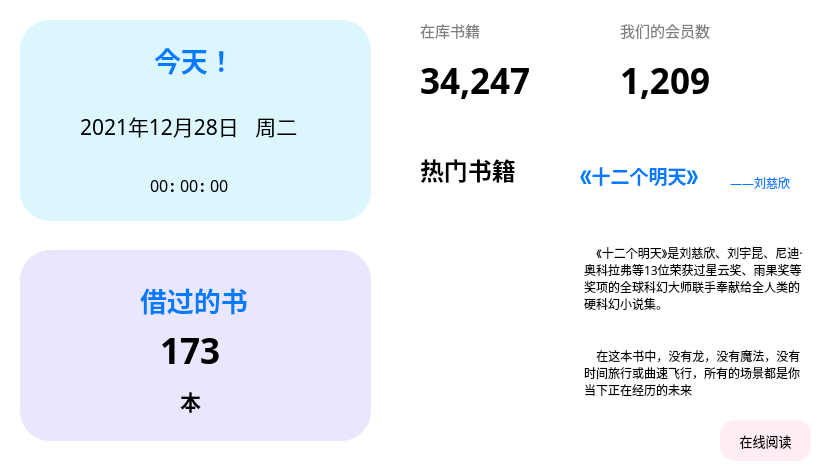
<?xml version="1.0" encoding="UTF-8"?>
<ui version="4.0">
 <class>MainPageWidget</class>
 <widget class="QWidget" name="MainPageWidget">
  <property name="geometry">
   <rect>
    <x>0</x>
    <y>0</y>
    <width>820</width>
    <height>470</height>
   </rect>
  </property>
  <property name="windowTitle">
   <string>Form</string>
  </property>
  <property name="styleSheet">
   <string notr="true">background-color: rgb(255, 255, 255);</string>
  </property>
  <widget class="QLabel" name="label_2">
   <property name="geometry">
    <rect>
     <x>620</x>
     <y>10</y>
     <width>200</width>
     <height>41</height>
    </rect>
   </property>
   <property name="font">
    <font>
     <family>微软雅黑</family>
     <pointsize>11</pointsize>
     <italic>false</italic>
    </font>
   </property>
   <property name="styleSheet">
    <string notr="true">color: grey</string>
   </property>
   <property name="text">
    <string>我们的会员数</string>
   </property>
  </widget>
  <widget class="QLabel" name="label_3">
   <property name="geometry">
    <rect>
     <x>420</x>
     <y>10</y>
     <width>200</width>
     <height>41</height>
    </rect>
   </property>
   <property name="font">
    <font>
     <family>微软雅黑</family>
     <pointsize>11</pointsize>
     <italic>false</italic>
    </font>
   </property>
   <property name="styleSheet">
    <string notr="true">color: grey</string>
   </property>
   <property name="text">
    <string>在库书籍</string>
   </property>
  </widget>
  <widget class="QLabel" name="label_userAmount">
   <property name="geometry">
    <rect>
     <x>620</x>
     <y>60</y>
     <width>200</width>
     <height>40</height>
    </rect>
   </property>
   <property name="font">
    <font>
     <family>Cascadia Code</family>
     <pointsize>26</pointsize>
     <weight>75</weight>
     <bold>true</bold>
    </font>
   </property>
   <property name="styleSheet">
    <string notr="true"/>
   </property>
   <property name="text">
    <string>1,209</string>
   </property>
  </widget>
  <widget class="QLabel" name="label_bookAmount">
   <property name="geometry">
    <rect>
     <x>420</x>
     <y>60</y>
     <width>200</width>
     <height>40</height>
    </rect>
   </property>
   <property name="font">
    <font>
     <family>Cascadia Code</family>
     <pointsize>26</pointsize>
     <weight>75</weight>
     <bold>true</bold>
    </font>
   </property>
   <property name="styleSheet">
    <string notr="true"/>
   </property>
   <property name="text">
    <string>34,247</string>
   </property>
  </widget>
  <widget class="QLabel" name="label">
   <property name="geometry">
    <rect>
     <x>410</x>
     <y>120</y>
     <width>401</width>
     <height>21</height>
    </rect>
   </property>
   <property name="styleSheet">
    <string notr="true">border-image: url(:/hr_long.png);</string>
   </property>
   <property name="text">
    <string/>
   </property>
  </widget>
  <widget class="QLabel" name="label_6">
   <property name="geometry">
    <rect>
     <x>420</x>
     <y>150</y>
     <width>200</width>
     <height>40</height>
    </rect>
   </property>
   <property name="font">
    <font>
     <family>微软雅黑</family>
     <pointsize>18</pointsize>
     <weight>75</weight>
     <bold>true</bold>
    </font>
   </property>
   <property name="styleSheet">
    <string notr="true"/>
   </property>
   <property name="text">
    <string>热门书籍</string>
   </property>
  </widget>
  <widget class="QLabel" name="label_7">
   <property name="geometry">
    <rect>
     <x>410</x>
     <y>200</y>
     <width>161</width>
     <height>211</height>
    </rect>
   </property>
   <property name="styleSheet">
    <string notr="true">border-image: url(:/recommendBook_1.jpg);</string>
   </property>
   <property name="text">
    <string/>
   </property>
  </widget>
  <widget class="QLabel" name="label_8">
   <property name="geometry">
    <rect>
     <x>580</x>
     <y>160</y>
     <width>131</width>
     <height>31</height>
    </rect>
   </property>
   <property name="font">
    <font>
     <family>微软雅黑</family>
     <pointsize>14</pointsize>
     <weight>75</weight>
     <bold>true</bold>
    </font>
   </property>
   <property name="styleSheet">
    <string notr="true">color: rgb(0, 123, 255);</string>
   </property>
   <property name="text">
    <string>《十二个明天》</string>
   </property>
  </widget>
  <widget class="QLabel" name="label_9">
   <property name="geometry">
    <rect>
     <x>730</x>
     <y>175</y>
     <width>81</width>
     <height>16</height>
    </rect>
   </property>
   <property name="font">
    <font>
     <family>微软雅黑</family>
     <pointsize>9</pointsize>
     <weight>50</weight>
     <bold>false</bold>
    </font>
   </property>
   <property name="styleSheet">
    <string notr="true">color: rgb(0, 123, 255);</string>
   </property>
   <property name="text">
    <string>——刘慈欣</string>
   </property>
  </widget>
  <widget class="QTextBrowser" name="textBrowser">
   <property name="geometry">
    <rect>
     <x>580</x>
     <y>240</y>
     <width>231</width>
     <height>211</height>
    </rect>
   </property>
   <property name="font">
    <font>
     <family>微软雅黑</family>
     <pointsize>24</pointsize>
    </font>
   </property>
   <property name="styleSheet">
    <string notr="true">border:0px;</string>
   </property>
   <property name="html">
    <string>&lt;!DOCTYPE HTML PUBLIC &quot;-//W3C//DTD HTML 4.0//EN&quot; &quot;http://www.w3.org/TR/REC-html40/strict.dtd&quot;&gt;
&lt;html&gt;&lt;head&gt;&lt;meta name=&quot;qrichtext&quot; content=&quot;1&quot; /&gt;&lt;style type=&quot;text/css&quot;&gt;
p, li { white-space: pre-wrap; }
&lt;/style&gt;&lt;/head&gt;&lt;body style=&quot; font-family:'微软雅黑'; font-size:24pt; font-weight:400; font-style:normal;&quot;&gt;
&lt;p style=&quot; margin-top:0px; margin-bottom:0px; margin-left:0px; margin-right:0px; -qt-block-indent:0; text-indent:0px;&quot;&gt;&lt;span style=&quot; font-family:'SimSun'; font-size:9pt;&quot;&gt;    《十二个明天》是刘慈欣、刘宇昆、尼迪·奥科拉弗等13位荣获过星云奖、雨果奖等奖项的全球科幻大师联手奉献给全人类的硬科幻小说集。&lt;/span&gt;&lt;/p&gt;
&lt;p style=&quot;-qt-paragraph-type:empty; margin-top:0px; margin-bottom:0px; margin-left:0px; margin-right:0px; -qt-block-indent:0; text-indent:0px; font-family:'SimSun'; font-size:9pt;&quot;&gt;&lt;br /&gt;&lt;/p&gt;
&lt;p style=&quot;-qt-paragraph-type:empty; margin-top:0px; margin-bottom:0px; margin-left:0px; margin-right:0px; -qt-block-indent:0; text-indent:0px; font-family:'SimSun'; font-size:9pt;&quot;&gt;&lt;br /&gt;&lt;/p&gt;
&lt;p style=&quot; margin-top:0px; margin-bottom:0px; margin-left:0px; margin-right:0px; -qt-block-indent:0; text-indent:0px;&quot;&gt;&lt;span style=&quot; font-family:'SimSun'; font-size:9pt;&quot;&gt;    在这本书中，没有龙，没有魔法，没有时间旅行或曲速飞行，所有的场景都是你当下正在经历的未来&lt;/span&gt;&lt;/p&gt;&lt;/body&gt;&lt;/html&gt;</string>
   </property>
  </widget>
  <widget class="QPushButton" name="pushButton">
   <property name="geometry">
    <rect>
     <x>720</x>
     <y>420</y>
     <width>91</width>
     <height>41</height>
    </rect>
   </property>
   <property name="font">
    <font>
     <family>微软雅黑</family>
     <pointsize>10</pointsize>
    </font>
   </property>
   <property name="styleSheet">
    <string notr="true">QPushButton{
	color:black; 
	background-color:#FFEDF3;

	transition-duration: 0.4s;
    border: 3px;
    border-radius: 15px;
}

QPushButton:hover{
	background-color:#DF3B88;
	color:white;
}

</string>
   </property>
   <property name="text">
    <string>在线阅读</string>
   </property>
  </widget>
  <widget class="QLabel" name="label_10">
   <property name="geometry">
    <rect>
     <x>20</x>
     <y>20</y>
     <width>351</width>
     <height>201</height>
    </rect>
   </property>
   <property name="styleSheet">
    <string notr="true">
    background: #dbf6fd;
    box-shadow: 3px 4px 4px rgba(0, 0, 0, 0.09);
    border-radius: 30px;</string>
   </property>
   <property name="text">
    <string/>
   </property>
  </widget>
  <widget class="QLabel" name="label_11">
   <property name="geometry">
    <rect>
     <x>20</x>
     <y>250</y>
     <width>351</width>
     <height>191</height>
    </rect>
   </property>
   <property name="styleSheet">
    <string notr="true">    background: #e9e7fd;
    box-shadow: 3px 4px 4px rgba(0, 0, 0, 0.09);
    border-radius: 30px;</string>
   </property>
   <property name="text">
    <string/>
   </property>
  </widget>
  <widget class="QLabel" name="label_12">
   <property name="geometry">
    <rect>
     <x>154</x>
     <y>40</y>
     <width>71</width>
     <height>40</height>
    </rect>
   </property>
   <property name="font">
    <font>
     <family>微软雅黑</family>
     <pointsize>20</pointsize>
     <weight>75</weight>
     <bold>true</bold>
    </font>
   </property>
   <property name="styleSheet">
    <string notr="true">background:transparent;
color: rgb(0, 123, 255);</string>
   </property>
   <property name="text">
    <string>今天！</string>
   </property>
  </widget>
  <widget class="QLabel" name="label_13">
   <property name="geometry">
    <rect>
     <x>140</x>
     <y>280</y>
     <width>115</width>
     <height>40</height>
    </rect>
   </property>
   <property name="font">
    <font>
     <family>微软雅黑</family>
     <pointsize>20</pointsize>
     <weight>75</weight>
     <bold>true</bold>
    </font>
   </property>
   <property name="styleSheet">
    <string notr="true">background:transparent;
color: rgb(0, 123, 255);</string>
   </property>
   <property name="text">
    <string>借过的书</string>
   </property>
  </widget>
  <widget class="QLabel" name="label_15">
   <property name="geometry">
    <rect>
     <x>160</x>
     <y>330</y>
     <width>61</width>
     <height>41</height>
    </rect>
   </property>
   <property name="font">
    <font>
     <family>Cascadia Code</family>
     <pointsize>26</pointsize>
     <weight>75</weight>
     <bold>true</bold>
    </font>
   </property>
   <property name="styleSheet">
    <string notr="true">background:transparent;
</string>
   </property>
   <property name="text">
    <string>173</string>
   </property>
  </widget>
  <widget class="QLabel" name="label_16">
   <property name="geometry">
    <rect>
     <x>180</x>
     <y>380</y>
     <width>21</width>
     <height>41</height>
    </rect>
   </property>
   <property name="font">
    <font>
     <family>微软雅黑</family>
     <pointsize>16</pointsize>
     <weight>75</weight>
     <bold>true</bold>
    </font>
   </property>
   <property name="styleSheet">
    <string notr="true">background:transparent;
</string>
   </property>
   <property name="text">
    <string>本</string>
   </property>
  </widget>
  <widget class="QLabel" name="label_mm">
   <property name="geometry">
    <rect>
     <x>180</x>
     <y>170</y>
     <width>30</width>
     <height>30</height>
    </rect>
   </property>
   <property name="font">
    <font>
     <family>Cascadia Code</family>
     <pointsize>12</pointsize>
     <weight>50</weight>
     <bold>false</bold>
    </font>
   </property>
   <property name="styleSheet">
    <string notr="true">background:transparent;</string>
   </property>
   <property name="text">
    <string>00</string>
   </property>
  </widget>
  <widget class="QLabel" name="label_ss">
   <property name="geometry">
    <rect>
     <x>210</x>
     <y>170</y>
     <width>30</width>
     <height>30</height>
    </rect>
   </property>
   <property name="font">
    <font>
     <family>Cascadia Code</family>
     <pointsize>12</pointsize>
     <weight>50</weight>
     <bold>false</bold>
    </font>
   </property>
   <property name="styleSheet">
    <string notr="true">background:transparent;</string>
   </property>
   <property name="text">
    <string>00</string>
   </property>
  </widget>
  <widget class="QLabel" name="label_hh">
   <property name="geometry">
    <rect>
     <x>150</x>
     <y>170</y>
     <width>30</width>
     <height>30</height>
    </rect>
   </property>
   <property name="font">
    <font>
     <family>Cascadia Code</family>
     <pointsize>12</pointsize>
     <weight>50</weight>
     <bold>false</bold>
    </font>
   </property>
   <property name="styleSheet">
    <string notr="true">background:transparent;</string>
   </property>
   <property name="text">
    <string>00</string>
   </property>
  </widget>
  <widget class="QLabel" name="label_14">
   <property name="geometry">
    <rect>
     <x>170</x>
     <y>170</y>
     <width>21</width>
     <height>30</height>
    </rect>
   </property>
   <property name="font">
    <font>
     <family>Cascadia Code</family>
     <pointsize>12</pointsize>
     <weight>75</weight>
     <bold>true</bold>
    </font>
   </property>
   <property name="styleSheet">
    <string notr="true">background:transparent;</string>
   </property>
   <property name="text">
    <string>:</string>
   </property>
  </widget>
  <widget class="QLabel" name="label_17">
   <property name="geometry">
    <rect>
     <x>200</x>
     <y>170</y>
     <width>21</width>
     <height>30</height>
    </rect>
   </property>
   <property name="font">
    <font>
     <family>Cascadia Code</family>
     <pointsize>12</pointsize>
     <weight>75</weight>
     <bold>true</bold>
    </font>
   </property>
   <property name="styleSheet">
    <string notr="true">background:transparent;</string>
   </property>
   <property name="text">
    <string>:</string>
   </property>
  </widget>
  <widget class="QLabel" name="label_date">
   <property name="geometry">
    <rect>
     <x>80</x>
     <y>100</y>
     <width>251</width>
     <height>51</height>
    </rect>
   </property>
   <property name="font">
    <font>
     <family>微软雅黑</family>
     <pointsize>16</pointsize>
    </font>
   </property>
   <property name="styleSheet">
    <string notr="true">background:transparent;
text-align:center;</string>
   </property>
   <property name="text">
    <string>2021年12月28日   周二</string>
   </property>
  </widget>
  <zorder>label_10</zorder>
  <zorder>label_2</zorder>
  <zorder>label_3</zorder>
  <zorder>label_userAmount</zorder>
  <zorder>label_bookAmount</zorder>
  <zorder>label</zorder>
  <zorder>label_6</zorder>
  <zorder>label_7</zorder>
  <zorder>label_8</zorder>
  <zorder>label_9</zorder>
  <zorder>textBrowser</zorder>
  <zorder>label_11</zorder>
  <zorder>label_12</zorder>
  <zorder>label_13</zorder>
  <zorder>label_15</zorder>
  <zorder>label_16</zorder>
  <zorder>label_mm</zorder>
  <zorder>label_ss</zorder>
  <zorder>label_hh</zorder>
  <zorder>label_14</zorder>
  <zorder>label_17</zorder>
  <zorder>label_date</zorder>
  <zorder>pushButton</zorder>
 </widget>
 <resources/>
 <connections/>
</ui>
